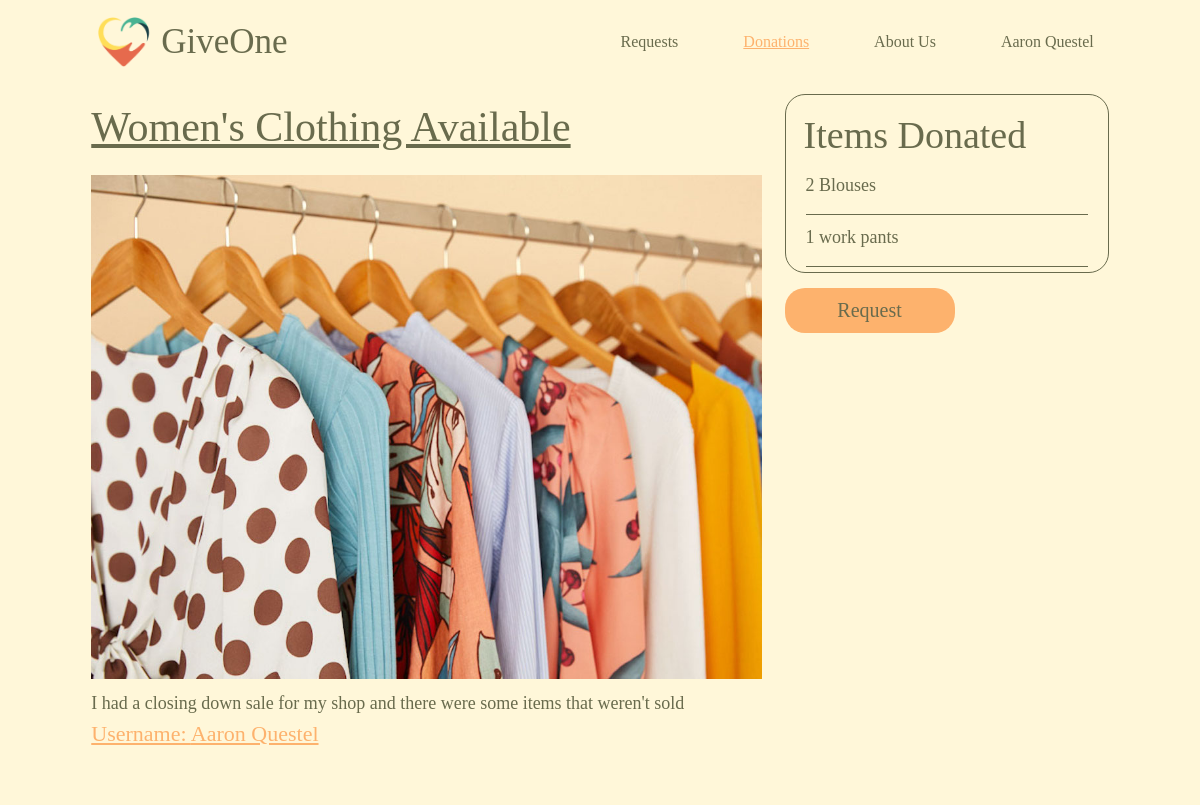
Page /donation_page/2 (signed in) on the committed database.
### models.py (models this page shows, shortened)
class User(UserMixin, db.Model):
    id = db.Column(db.Integer, primary_key=True)
    username = db.Column(db.String(80), unique=True, nullable=False)
    email = db.Column(db.String(120), unique=True, nullable=False)
    password = db.Column(db.String(120), nullable=False)
    requests = db.relationship('Requests', backref='user', lazy=True, cascade="all, delete-orphan")     #get all requests by user
    donations = db.relationship('Donations', backref='user', lazy=True, cascade="all, delete-orphan")   #get all donations for user
    uploads = db.relationship('Upload', backref='user', lazy=True, cascade="all, delete-orphan")

class Donations(db.Model):
    donid = db.Column(db.Integer, primary_key=True)
    title = db.Column(db.String(180), nullable=False)
    body = db.Column(db.String(1000), nullable=False)
    don_items = db.Column(db.String(2000), nullable=False)
    directions = db.Column(db.String(1000), nullable=False)
    note = db.Column(db.String(1000), nullable=False)
    userid  = db.Column(db.Integer, db.ForeignKey('user.id'), nullable=False)
    requested = db.Column(db.Boolean, default=False)
    requestor_username = db.Column(db.String(180), nullable=False, default="")
    requestor_email =  db.Column(db.String(180), nullable=False, default="")
    donation_image = db.relationship('Donation_Image', backref='donations', lazy=True, cascade="all, delete-orphan", uselist=False)

class Donation_Image(db.Model):
  img_id = db.Column(db.Integer, primary_key=True)
  filename = db.Column(db.String, nullable=False)
  donid = db.Column(db.Integer, db.ForeignKey('donations.donid'), nullable=False)
  def get_url(self):
    return f'/uploads/{self.filename}'

### app.py (the view)
@app.route('/donation_page/<int:id>', methods=['GET'])
@login_required
def donation_page(id):
  donation = Donations.query.filter_by(userid=current_user.id, donid=id).first()    #find that donation in  database
  if ',' in donation.don_items:
    donation.don_items = donation.don_items.split(',')     #turn string into list of items
  return render_template('donation_page.html', donation=donation)

### app.py (called while the page is built)
@login_manager.user_loader
def load_user(user_id):
    return User.query.get(user_id)

### templates/donation_page.html (shortened to what this page needs)
<!DOCTYPE html>
<html lang="en">
    <head>
        <link rel="stylesheet" href="{{ url_for('static', filename='/request_page.css') }}">
        <link rel="stylesheet" href="https://cdnjs.cloudflare.com/ajax/libs/materialize/1.0.0/css/materialize.min.css">
    </head>
    <body onload="show_toasts()">
        <div class="mycontainer">
            <div class="row">
                <nav class="col s12 nav-bar">
                    <a class="logo-div" href="{{ url_for('homepage') }}">
                        <img src="{{ url_for('static', filename='/GiveOneLogo.png') }}" alt="GiveOne logo" class="logo">
                        <h1 class="title text">GiveOne</h1>
                     </a>
                    <ul class="nav-items">
                        <li> <a class="nav-item text hide-on-med-and-down browser-default" href="{{ url_for('all_requests') }}">Requests</a> </li>
                        <li> <a class="current-page nav-item text hide-on-med-and-down" href="{{ url_for('all_donations') }}">Donations</a> </li>
                        <li> <a class="nav-item text hide-on-med-and-down" href="{{ url_for('about_us') }}">About Us</a> </li>
                        <li> <a class="profile nav-item text hide-on-med-and-down" href="{{ url_for('profile') }}">{{ current_user.username }}</a> </li>
                    </ul>
                </nav>
            </div>
        </div>
        <div class="mycontainer">
            <div class="row">
                <div class="col s12 l8 request-body">
                    <h1 class="request-title text">{{donation.title}}</h1>
                    <img src="{{ donation.donation_image.get_url() }}" class="request-image">
                    <p class="request-details text">{{donation.body}}</p>
                    <p class="profile-link text">Username: {{ donation.user.username }}</p>
                </div>
                <div class="col s12 l4 request-items">
                    <div class="border">
                        <h1 class="items-title text">Items Donated</h1>
                        <ul class="item-list">
                                <p class="item text">{{item}}</p>
                        </ul>
                    </div>
                        <button data-target="form-modal" class="button modal-trigger text">Request</button>
                </div>
            </div>
        </div>
    </body>
</html>

### static/request_page.css (style rules this page uses)
* { box-sizing: border-box; border: 0; margin: 0; padding: 0; background-color: #FFF7D9; font-family: 'Playfair Display', serif; }
.text { color: #696B4D; }
.mycontainer { margin-left: 80px; margin-right: 80px; }
.nav-bar { margin-top: 10px; width: 100vw; background-color: #FFF7D9; display: flex; flex-direction: row; box-shadow: none; }
.logo-div { display: flex; align-items: center; text-decoration: none; }
.logo { height: 50px; width: 70px; object-fit: fill; }
.title { padding: 0; margin: 0; font-size: 35px; font-weight: 400; }
.nav-items { margin-left: auto; }
.nav-item { margin-left: 35px; font-size: 16px; font-weight: 50; transition: font-size 0.2s; }
.current-page { color: #FDB26D; font-weight: 100; text-decoration: underline; }
.request-body { margin-bottom: 35px; }
.request-title { font-size: 42px; font-weight: 20; text-decoration: underline; margin-top: 10px; }
.request-image { max-width: 100%; object-fit: fill; }
.request-details { font-size: 18px; margin-top: 5px; }
.profile-link { font-size: 22px; color: #FDB26D; text-decoration: underline; }
.border { border: 0.8px #696B4D solid; border-radius: 20px; padding: 10px 10px 5px 10px; }
.items-title { margin: 10px 0px 15px 8px; font-size: 38px; }
.item { font-size: 18px; margin: 10px 5px 15px 10px; }
.button { background-color: #FDB26D; height: 45px; width: 170px; text-align: center; font-size: 20px; font-weight: 300; border-radius: 20px; font-family: 'Playfair Display', serif; margin: 15px auto 0px auto; transition: color height width box-shadow 0.2s; }

### rows in the picture
User: username "Aaron Questel", user.username "Aaron Questel"
Donations: title "Women's Clothing Available", body "I had a closing down sale for my shop and there were some items that weren't sold"
Donation_Image: donation_image.get_url (picture)

### other values in the picture
{{ item }} "2 Blouses" "1 work pants"
